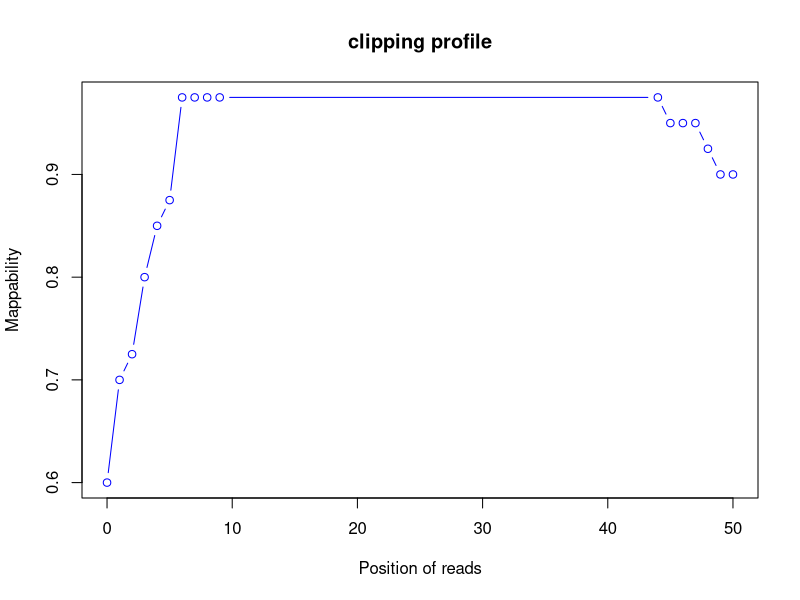

Source code (R):
pdf("output.clipping_profile.pdf")
read_pos=c(0,1,2,3,4,5,6,7,8,9,44,45,46,47,48,49,50)
count=c(16,12,11,8,6,5,1,1,1,1,1,2,2,2,3,4,4)
plot(read_pos,1-(count/40),col="blue",main="clipping profile",xlab="Position of reads",ylab="Mappability",type="b")
dev.off()
